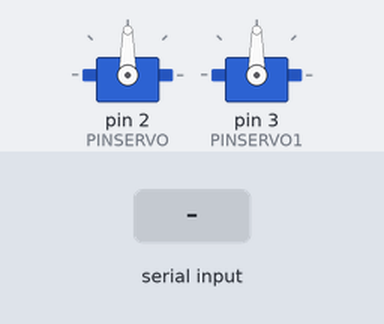
Simulated run of this sketch. Board: Arduino Uno, built with avr-gcc and run on an emulated ATmega328P. On the bench: 2 × servo. Inputs (shaded band) come from the test bench.

Above: at 1.2 s.
1.3 s: "a" received over Serial
At 1.7 s:
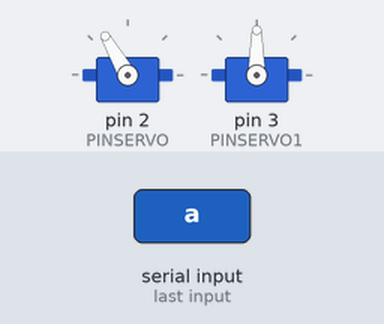
2.8 s: "A" received over Serial
At 4.0 s:
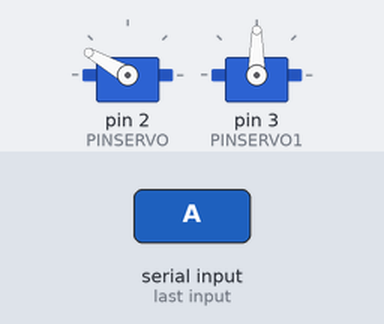
4.3 s: "c" received over Serial
At 5.2 s:
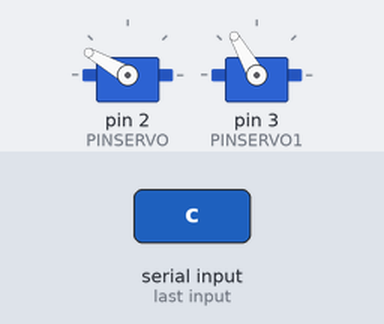
5.8 s: "b" received over Serial
At 6.4 s:
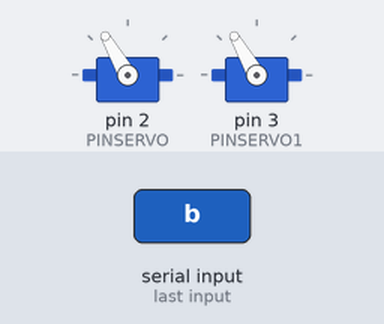
7.3 s: "B" received over Serial
At 8.5 s:
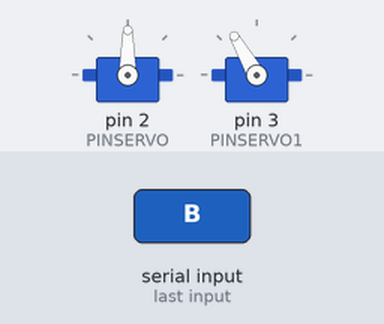
8.8 s: "C" received over Serial
At 9.8 s:
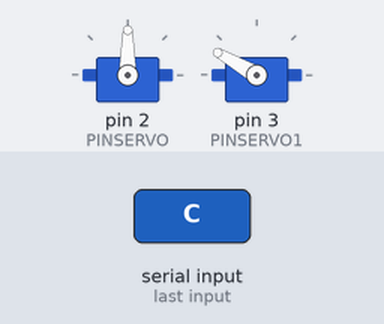
Timing chart, 0 to 11.3 s (numbered marks = the images above; inputs shaded):
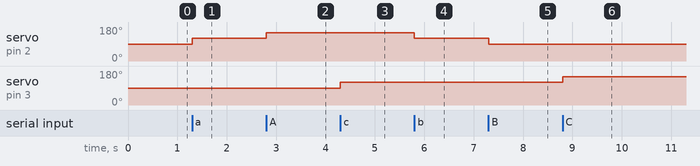

The sketch:

control_del_servo_desde_compu.ino
```cpp
#include <Servo.h>      // incluye libreria de Servo

Servo servo1;     // crea objeto
Servo servo2;     // crea objeto

char entrada; // Variable para guardar el valor del carácter enviado
int PINSERVO = 2;   // pin 2 conectado a señal del servo
int PINSERVO1 = 3;   // pin 2 conectado a señal del servo
int PULSOMIN = 1000;    // pulso minimo en microsegundos
int PULSOMAX = 2000;    // pulso maximo en microsegundos


void setup()
{
  servo1.attach(PINSERVO, PULSOMIN, PULSOMAX);  // inicializacion de servo
  servo2.attach(PINSERVO1, PULSOMIN, PULSOMAX);  // inicializacion de servo
  Serial.begin(9600); // Velocidad de comunicación en baudios.
}

void loop()
{

  if (Serial.available() > 0) // Si se recibe un carácter...
    {

   entrada = Serial.read(); // Guardamos el valor del carácter en la variable entrada.
      if ((entrada=='a')||(entrada=='A')) // Si el carácter recibido es "D" o "d"
      {
        int a = servo1.read() + 30   ;
        servo1.write(a);    // ubica el servo a 0 grados
      }

     if ((entrada=='b')||(entrada=='B')) // Si el carácter recibido es "D" o "d"
      {
        int a = servo1.read() - 30  ;
        servo1.write(a);    // ubica el servo a 0 grados
      }


       if ((entrada=='c')||(entrada=='C')) // Si el carácter recibido es "D" o "d"
      {
        int a = servo2.read() + 30   ;
        servo2.write(a);    // ubica el servo a 0 grados
      }

     if ((entrada=='d')||(entrada=='D')) // Si el carácter recibido es "D" o "d"
      {
        int a = servo2.read() - 30  ;
        servo2.write(a);    // ubica el servo a 0 grados
      }

    }

}
```

Measured:
- after the input at 1.3 s, servo on pin 2 (PINSERVO): 90° → 120° at once
- after the input at 2.8 s, servo on pin 2 (PINSERVO): 120° → 150° at once
- after the input at 4.3 s, servo on pin 3 (PINSERVO1): 90° → 120° at once
- after the input at 5.8 s, servo on pin 2 (PINSERVO): 150° → 120° at once
- after the input at 7.3 s, servo on pin 2 (PINSERVO): 120° → 90° at once
- after the input at 8.8 s, servo on pin 3 (PINSERVO1): 120° → 150° at once
